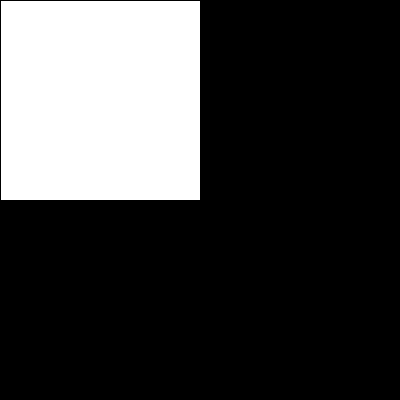
Frame 1 (no input)
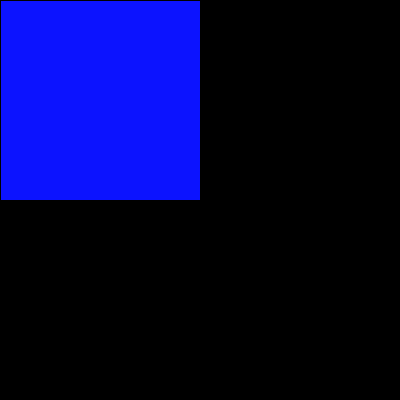
Frame 60 (the mouse pressed at the canvas centre just before this capture)
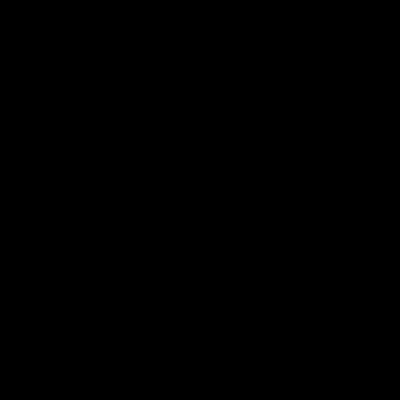
Frame 120 (the mouse held since frame 60 and released just before this capture)

The Processing sketch that drew these frames (run headless with seeded random() and noise(); from frame 60 on, the mouse is pressed at the canvas centre):

// Processing sketch: processing_38540
// ── processing_38540.pde

//isolate and area of the interactive screen

void setup(){
  
  size(400,400);
  
}

void draw(){
  background(0);
  if(mouseX<200&&mouseY<200){
    
    rect(0,0,200,200);
    fill(12,19,255);
    
  }

if(mouseX>200&&mouseY<200){
  
  rect(200,0,200,200);
  fill(255,247,8);
  
}

if(mouseX>200&&mouseY>200){
  
  rect(200,200,200,200);
  fill(0,255,14);
  
}

if(mouseX<200&&mouseY>200){
  
  rect(0,200,200,200);
  fill(255,0,0);
  
}

}
